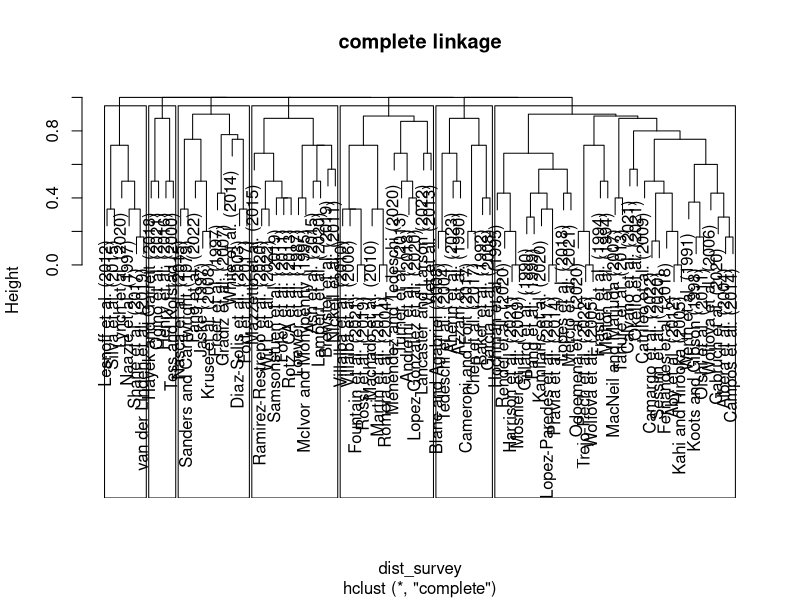

Recreate this plot in R. (Note: this script raises an error after producing the figure.)
library(tidyr)
library(dplyr)
library(graphics)

#Load data and tidy it up
refdata <- read.csv(file = 'Cluster_Analysis.csv')

row.names(refdata) <- refdata[,1]

# removing unwanted columns
refdata2 <- refdata[, -1]

######### cluster analysis of all models #########
##################################################

#Using dist core package calculate distance between rows note this is for binary data
dist_survey <- dist(refdata2, method = 'binary')


#Using hclust core package this clusters rows based on the dissimilarity output
hc_complete <- hclust(dist_survey, method = "complete")


#Provide a plot of the output - there are other plotting options that might be better
plot(hc_complete, main = 'complete linkage')

# adding borders to dendrogram
rect.hclust(hc_complete, k = 7, border = "black")


#Put papers into groups using cutree function based on a cluster height
clust_complete <- cutree(hc_complete, h = 0.95)
segment_complete <- mutate(refdata2, cluster = clust_complete)
count(segment_complete, cluster)

cluster_1 <- subset(segment_complete, clust_complete == 1)
cluster_2 <- subset(segment_complete, clust_complete == 2)
cluster_3 <- subset(segment_complete, clust_complete == 3)
cluster_4 <- subset(segment_complete, clust_complete == 4)
cluster_5 <- subset(segment_complete, clust_complete == 5)
cluster_6 <- subset(segment_complete, clust_complete == 6)
cluster_7 <- subset(segment_complete, clust_complete == 7)


# Further analysis

## ttest_clust1_modeltype <- c(t.test(cluster_1$Biological), t.test(cluster_1$Biophysical))
t.test(cluster_1$Biological, conf.level = 0.95)$p.value
nrow(subset(cluster_1,cluster_1$Biological == 1))
t.test(cluster_1$Biophysical, conf.level = 0.95)$p.value
nrow(subset(cluster_1,cluster_1$Biophysical == 1))
t.test(cluster_1$Bioeconomic, conf.level = 0.95)$p.value
nrow(subset(cluster_1,cluster_1$Bioeconomic == 1))
t.test(cluster_1$Agroecosystem, conf.level = 0.95)$p.value
nrow(subset(cluster_1,cluster_1$Agroecosystem == 1))
t.test(cluster_1$Population, conf.level = 0.95)$p.value
nrow(subset(cluster_1,cluster_1$Population == 1))

t.test(cluster_2$Biological, conf.level = 0.95)$p.value
nrow(subset(cluster_2,cluster_2$Biological == 1))
t.test(cluster_2$Biophysical, conf.level = 0.95)$p.value
nrow(subset(cluster_2,cluster_2$Biophysical == 1))
t.test(cluster_2$Bioeconomic, conf.level = 0.95)$p.value
nrow(subset(cluster_2,cluster_2$Bioeconomic == 1))
t.test(cluster_2$Agroecosystem, conf.level = 0.95)$p.value
nrow(subset(cluster_2,cluster_2$Agroecosystem == 1))
t.test(cluster_2$Population, conf.level = 0.95)$p.value
nrow(subset(cluster_2,cluster_2$Population == 1))


t.test(cluster_3$Biological, conf.level = 0.95)$p.value
nrow(subset(cluster_3,cluster_3$Biological == 1))
t.test(cluster_3$Biophysical, conf.level = 0.95)$p.value
nrow(subset(cluster_3,cluster_3$Biophysical == 1))
t.test(cluster_3$Bioeconomic, conf.level = 0.95)$p.value
nrow(subset(cluster_3,cluster_3$Bioeconomic == 1))
t.test(cluster_3$Agroecosystem, conf.level = 0.95)$p.value
nrow(subset(cluster_3,cluster_3$Agroecosystem == 1))
t.test(cluster_3$Population, conf.level = 0.95)$p.value
nrow(subset(cluster_3,cluster_3$Population == 1))

t.test(cluster_4$Biological, conf.level = 0.95)$p.value
nrow(subset(cluster_4,cluster_4$Biological == 1))
t.test(cluster_4$Biophysical, conf.level = 0.95)$p.value
nrow(subset(cluster_4,cluster_4$Biophysical == 1))
t.test(cluster_4$Bioeconomic, conf.level = 0.95)$p.value
nrow(subset(cluster_4,cluster_4$Bioeconomic == 1))
t.test(cluster_4$Agroecosystem, conf.level = 0.95)$p.value
nrow(subset(cluster_4,cluster_4$Agroecosystem == 1))
t.test(cluster_4$Population, conf.level = 0.95)$p.value
nrow(subset(cluster_4,cluster_4$Population == 1))

t.test(cluster_5$Biological, conf.level = 0.95)$p.value
nrow(subset(cluster_5,cluster_5$Biological == 1))
t.test(cluster_5$Biophysical, conf.level = 0.95)$p.value
nrow(subset(cluster_5,cluster_5$Biophysical == 1))
t.test(cluster_5$Bioeconomic, conf.level = 0.95)$p.value
nrow(subset(cluster_5,cluster_5$Bioeconomic == 1))
t.test(cluster_5$Agroecosystem, conf.level = 0.95)$p.value
nrow(subset(cluster_5,cluster_5$Agroecosystem == 1))
t.test(cluster_5$Population, conf.level = 0.95)$p.value
nrow(subset(cluster_5,cluster_5$Population == 1))

t.test(cluster_6$Biological, conf.level = 0.95)$p.value
nrow(subset(cluster_6,cluster_6$Biological == 1))
t.test(cluster_6$Biophysical, conf.level = 0.95)$p.value
nrow(subset(cluster_6,cluster_6$Biophysical == 1))
t.test(cluster_6$Bioeconomic, conf.level = 0.95)$p.value
nrow(subset(cluster_6,cluster_6$Bioeconomic == 1))
t.test(cluster_6$Agroecosystem, conf.level = 0.95)$p.value
nrow(subset(cluster_6,cluster_6$Agroecosystem == 1))
t.test(cluster_6$Population, conf.level = 0.95)$p.value
nrow(subset(cluster_6,cluster_6$Population == 1))

t.test(cluster_7$Biological, conf.level = 0.95)$p.value
nrow(subset(cluster_7,cluster_7$Biological == 1))
t.test(cluster_7$Biophysical, conf.level = 0.95)$p.value
nrow(subset(cluster_7,cluster_7$Biophysical == 1))
t.test(cluster_7$Bioeconomic, conf.level = 0.95)$p.value
nrow(subset(cluster_7,cluster_7$Bioeconomic == 1))
t.test(cluster_7$Agroecosystem, conf.level = 0.95)$p.value
nrow(subset(cluster_7,cluster_7$Agroecosystem == 1))
t.test(cluster_7$Population, conf.level = 0.95)$p.value
nrow(subset(cluster_7,cluster_7$Population == 1))

# t test modelling approach
t.test(cluster_1$Static, conf.level = 0.95)$p.value
nrow(subset(cluster_1,cluster_1$Static == 1))
t.test(cluster_1$Dynamic, conf.level = 0.95)$p.value
nrow(subset(cluster_1,cluster_1$Dynamic == 1))
t.test(cluster_1$Analytical, conf.level = 0.95)$p.value
nrow(subset(cluster_1,cluster_1$Analytical == 1))
t.test(cluster_1$Deterministic, conf.level = 0.95)$p.value
nrow(subset(cluster_1,cluster_1$Deterministic == 1))
t.test(cluster_1$Stochastic, conf.level = 0.95)$p.value
nrow(subset(cluster_1,cluster_1$Stochastic == 1))
t.test(cluster_1$Theoretical.Conceptual, conf.level = 0.95)$p.value
nrow(subset(cluster_1,cluster_1$Theoretical.Conceptual == 1))
t.test(cluster_1$Empirical, conf.level = 0.95)$p.value
nrow(subset(cluster_1,cluster_1$Empirical == 1))
t.test(cluster_1$Other, conf.level = 0.95)$p.value
nrow(subset(cluster_1,cluster_1$Other == 1))

t.test(cluster_2$Static, conf.level = 0.95)$p.value
nrow(subset(cluster_2,cluster_2$Static == 1))
t.test(cluster_2$Dynamic, conf.level = 0.95)$p.value
nrow(subset(cluster_2,cluster_2$Dynamic == 1))
t.test(cluster_2$Analytical, conf.level = 0.95)$p.value
nrow(subset(cluster_2,cluster_2$Analytical == 1))
t.test(cluster_2$Deterministic, conf.level = 0.95)$p.value
nrow(subset(cluster_2,cluster_2$Deterministic == 1))
t.test(cluster_2$Stochastic, conf.level = 0.95)$p.value
nrow(subset(cluster_2,cluster_2$Stochastic == 1))
t.test(cluster_2$Theoretical.Conceptual, conf.level = 0.95)$p.value
nrow(subset(cluster_2,cluster_2$Theoretical.Conceptual == 1))
t.test(cluster_2$Empirical, conf.level = 0.95)$p.value
nrow(subset(cluster_2,cluster_2$Empirical == 1))
t.test(cluster_2$Other, conf.level = 0.95)$p.value
nrow(subset(cluster_2,cluster_2$Other == 1))

t.test(cluster_3$Static, conf.level = 0.95)$p.value
nrow(subset(cluster_3,cluster_3$Static == 1))
t.test(cluster_3$Dynamic, conf.level = 0.95)$p.value
nrow(subset(cluster_3,cluster_3$Dynamic == 1))
t.test(cluster_3$Analytical, conf.level = 0.95)$p.value
nrow(subset(cluster_3,cluster_3$Analytical == 1))
t.test(cluster_3$Deterministic, conf.level = 0.95)$p.value
nrow(subset(cluster_3,cluster_3$Deterministic == 1))
t.test(cluster_3$Stochastic, conf.level = 0.95)$p.value
nrow(subset(cluster_3,cluster_3$Stochastic == 1))
t.test(cluster_3$Theoretical.Conceptual, conf.level = 0.95)$p.value
nrow(subset(cluster_3,cluster_3$Theoretical.Conceptual == 1))
t.test(cluster_3$Empirical, conf.level = 0.95)$p.value
nrow(subset(cluster_3,cluster_3$Empirical == 1))
t.test(cluster_3$Other, conf.level = 0.95)$p.value
nrow(subset(cluster_3,cluster_3$Other == 1))

t.test(cluster_4$Static, conf.level = 0.95)$p.value
nrow(subset(cluster_4,cluster_4$Static == 1))
t.test(cluster_4$Dynamic, conf.level = 0.95)$p.value
nrow(subset(cluster_4,cluster_4$Dynamic == 1))
t.test(cluster_4$Analytical, conf.level = 0.95)$p.value
nrow(subset(cluster_4,cluster_4$Analytical == 1))
t.test(cluster_4$Deterministic, conf.level = 0.95)$p.value
nrow(subset(cluster_4,cluster_4$Deterministic == 1))
t.test(cluster_4$Stochastic, conf.level = 0.95)$p.value
nrow(subset(cluster_4,cluster_4$Stochastic == 1))
t.test(cluster_4$Theoretical.Conceptual, conf.level = 0.95)$p.value
nrow(subset(cluster_4,cluster_4$Theoretical.Conceptual == 1))
t.test(cluster_4$Empirical, conf.level = 0.95)$p.value
nrow(subset(cluster_4,cluster_4$Empirical == 1))
t.test(cluster_4$Other, conf.level = 0.95)$p.value
nrow(subset(cluster_4,cluster_4$Other == 1))

t.test(cluster_5$Static, conf.level = 0.95)$p.value
nrow(subset(cluster_5,cluster_5$Static == 1))
t.test(cluster_5$Dynamic, conf.level = 0.95)$p.value
nrow(subset(cluster_5,cluster_5$Dynamic == 1))
t.test(cluster_5$Analytical, conf.level = 0.95)$p.value
nrow(subset(cluster_5,cluster_5$Analytical == 1))
t.test(cluster_5$Deterministic, conf.level = 0.95)$p.value
nrow(subset(cluster_5,cluster_5$Deterministic == 1))
t.test(cluster_5$Stochastic, conf.level = 0.95)$p.value
nrow(subset(cluster_5,cluster_5$Stochastic == 1))
t.test(cluster_5$Theoretical.Conceptual, conf.level = 0.95)$p.value
nrow(subset(cluster_5,cluster_5$Theoretical.Conceptual == 1))
t.test(cluster_5$Empirical, conf.level = 0.95)$p.value
nrow(subset(cluster_5,cluster_5$Empirical == 1))
t.test(cluster_5$Other, conf.level = 0.95)$p.value
nrow(subset(cluster_5,cluster_5$Other == 1))

t.test(cluster_6$Static, conf.level = 0.95)$p.value
nrow(subset(cluster_6,cluster_6$Static == 1))
t.test(cluster_6$Dynamic, conf.level = 0.95)$p.value
nrow(subset(cluster_6,cluster_6$Dynamic == 1))
t.test(cluster_6$Analytical, conf.level = 0.95)$p.value
nrow(subset(cluster_6,cluster_6$Analytical == 1))
t.test(cluster_6$Deterministic, conf.level = 0.95)$p.value
nrow(subset(cluster_6,cluster_6$Deterministic == 1))
t.test(cluster_6$Stochastic, conf.level = 0.95)$p.value
nrow(subset(cluster_6,cluster_6$Stochastic == 1))
t.test(cluster_6$Theoretical.Conceptual, conf.level = 0.95)$p.value
nrow(subset(cluster_6,cluster_6$Theoretical.Conceptual == 1))
t.test(cluster_6$Empirical, conf.level = 0.95)$p.value
nrow(subset(cluster_6,cluster_6$Empirical == 1))
t.test(cluster_6$Other, conf.level = 0.95)$p.value
nrow(subset(cluster_6,cluster_6$Other == 1))

t.test(cluster_7$Static, conf.level = 0.95)$p.value
nrow(subset(cluster_7,cluster_7$Static == 1))
t.test(cluster_7$Dynamic, conf.level = 0.95)$p.value
nrow(subset(cluster_7,cluster_7$Dynamic == 1))
t.test(cluster_7$Analytical, conf.level = 0.95)$p.value
nrow(subset(cluster_7,cluster_7$Analytical == 1))
t.test(cluster_7$Deterministic, conf.level = 0.95)$p.value
nrow(subset(cluster_7,cluster_7$Deterministic == 1))
t.test(cluster_7$Stochastic, conf.level = 0.95)$p.value
nrow(subset(cluster_7,cluster_7$Stochastic == 1))
t.test(cluster_7$Theoretical.Conceptual, conf.level = 0.95)$p.value
nrow(subset(cluster_7,cluster_7$Theoretical.Conceptual == 1))
t.test(cluster_7$Empirical, conf.level = 0.95)$p.value
nrow(subset(cluster_7,cluster_7$Empirical == 1))
t.test(cluster_7$Other, conf.level = 0.95)$p.value
nrow(subset(cluster_7,cluster_7$Other == 1))

# t test scope of model
t.test(cluster_1$Individual.animal, conf.level = 0.95)$p.value
nrow(subset(cluster_1,cluster_1$Individual.animal == 1))
t.test(cluster_1$Cow.calf, conf.level = 0.95)$p.value
nrow(subset(cluster_1,cluster_1$Cow.calf == 1))
t.test(cluster_1$Herd.level, conf.level = 0.95)$p.value
nrow(subset(cluster_1,cluster_1$Herd.level == 1))
t.test(cluster_1$Whole.farm, conf.level = 0.95)$p.value
nrow(subset(cluster_1,cluster_1$Whole.farm == 1))
t.test(cluster_1$Enterprise, conf.level = 0.95)$p.value
nrow(subset(cluster_1,cluster_1$Enterprise == 1))

t.test(cluster_2$Individual.animal, conf.level = 0.95)$p.value
nrow(subset(cluster_2,cluster_2$Individual.animal == 1))
t.test(cluster_2$Cow.calf, conf.level = 0.95)$p.value
nrow(subset(cluster_2,cluster_2$Cow.calf == 1))
t.test(cluster_2$Herd.level, conf.level = 0.95)$p.value
nrow(subset(cluster_2,cluster_2$Herd.level == 1))
t.test(cluster_2$Whole.farm, conf.level = 0.95)$p.value
nrow(subset(cluster_2,cluster_2$Whole.farm == 1))
t.test(cluster_2$Enterprise, conf.level = 0.95)$p.value
nrow(subset(cluster_2,cluster_2$Enterprise == 1))

t.test(cluster_3$Individual.animal, conf.level = 0.95)$p.value
nrow(subset(cluster_3,cluster_3$Individual.animal == 1))
t.test(cluster_3$Cow.calf, conf.level = 0.95)$p.value
nrow(subset(cluster_3,cluster_3$Cow.calf == 1))
t.test(cluster_3$Herd.level, conf.level = 0.95)$p.value
nrow(subset(cluster_3,cluster_3$Herd.level == 1))
t.test(cluster_3$Whole.farm, conf.level = 0.95)$p.value
nrow(subset(cluster_3,cluster_3$Whole.farm == 1))
t.test(cluster_3$Enterprise, conf.level = 0.95)$p.value
nrow(subset(cluster_3,cluster_3$Enterprise == 1))

t.test(cluster_4$Individual.animal, conf.level = 0.95)$p.value
nrow(subset(cluster_4,cluster_4$Individual.animal == 1))
t.test(cluster_4$Cow.calf, conf.level = 0.95)$p.value
nrow(subset(cluster_4,cluster_4$Cow.calf == 1))
t.test(cluster_4$Herd.level, conf.level = 0.95)$p.value
nrow(subset(cluster_4,cluster_4$Herd.level == 1))
t.test(cluster_4$Whole.farm, conf.level = 0.95)$p.value
nrow(subset(cluster_4,cluster_4$Whole.farm == 1))
t.test(cluster_4$Enterprise, conf.level = 0.95)$p.value
nrow(subset(cluster_4,cluster_4$Enterprise == 1))

t.test(cluster_5$Individual.animal, conf.level = 0.95)$p.value
nrow(subset(cluster_5,cluster_5$Individual.animal == 1))
t.test(cluster_5$Cow.calf, conf.level = 0.95)$p.value
nrow(subset(cluster_5,cluster_5$Cow.calf == 1))
t.test(cluster_5$Herd.level, conf.level = 0.95)$p.value
nrow(subset(cluster_5,cluster_5$Herd.level == 1))
t.test(cluster_5$Whole.farm, conf.level = 0.95)$p.value
nrow(subset(cluster_5,cluster_5$Whole.farm == 1))
t.test(cluster_5$Enterprise, conf.level = 0.95)$p.value
nrow(subset(cluster_5,cluster_5$Enterprise == 1))

t.test(cluster_6$Individual.animal, conf.level = 0.95)$p.value
nrow(subset(cluster_6,cluster_6$Individual.animal == 1))
t.test(cluster_6$Cow.calf, conf.level = 0.95)$p.value
nrow(subset(cluster_6,cluster_6$Cow.calf == 1))
t.test(cluster_6$Herd.level, conf.level = 0.95)$p.value
nrow(subset(cluster_6,cluster_6$Herd.level == 1))
t.test(cluster_6$Whole.farm, conf.level = 0.95)$p.value
nrow(subset(cluster_6,cluster_6$Whole.farm == 1))
t.test(cluster_6$Enterprise, conf.level = 0.95)$p.value
nrow(subset(cluster_6,cluster_6$Enterprise == 1))

t.test(cluster_7$Individual.animal, conf.level = 0.95)$p.value
nrow(subset(cluster_7,cluster_7$Individual.animal == 1))
t.test(cluster_7$Cow.calf, conf.level = 0.95)$p.value
nrow(subset(cluster_7,cluster_7$Cow.calf == 1))
t.test(cluster_7$Herd.level, conf.level = 0.95)$p.value
nrow(subset(cluster_7,cluster_7$Herd.level == 1))
t.test(cluster_7$Whole.farm, conf.level = 0.95)$p.value
nrow(subset(cluster_7,cluster_7$Whole.farm == 1))
t.test(cluster_7$Enterprise, conf.level = 0.95)$p.value
nrow(subset(cluster_7,cluster_7$Enterprise == 1))

# ttest focus area
t.test(cluster_1$Productivity, conf.level = 0.95)$p.value
nrow(subset(cluster_1,cluster_1$Productivity == 1))
t.test(cluster_1$Economy, conf.level = 0.95)$p.value
nrow(subset(cluster_1,cluster_1$Economy == 1))
t.test(cluster_1$Farm.management, conf.level = 0.95)$p.value
nrow(subset(cluster_1,cluster_1$Farm.management == 1))
t.test(cluster_1$Animal.health, conf.level = 0.95)$p.value
nrow(subset(cluster_1,cluster_1$Animal.health == 1))
t.test(cluster_1$Environmnet, conf.level = 0.95)$p.value
nrow(subset(cluster_1,cluster_1$Environmnet == 1))
t.test(cluster_1$pasture.forage, conf.level = 0.95)$p.value
nrow(subset(cluster_1,cluster_1$pasture.forage == 1))
t.test(cluster_1$Resource.use, conf.level = 0.95)$p.value
nrow(subset(cluster_1,cluster_1$Resource.use == 1))

t.test(cluster_2$Productivity, conf.level = 0.95)$p.value
nrow(subset(cluster_2,cluster_2$Productivity == 1))
t.test(cluster_2$Economy, conf.level = 0.95)$p.value
nrow(subset(cluster_2,cluster_2$Economy == 1))
t.test(cluster_2$Farm.management, conf.level = 0.95)$p.value
nrow(subset(cluster_2,cluster_2$Farm.management == 1))
t.test(cluster_2$Animal.health, conf.level = 0.95)$p.value
nrow(subset(cluster_2,cluster_2$Animal.health == 1))
t.test(cluster_2$Environmnet, conf.level = 0.95)$p.value
nrow(subset(cluster_2,cluster_2$Environmnet == 1))
t.test(cluster_2$pasture.forage, conf.level = 0.95)$p.value
nrow(subset(cluster_2,cluster_2$pasture.forage == 1))
t.test(cluster_2$Resource.use, conf.level = 0.95)$p.value
nrow(subset(cluster_2,cluster_2$Resource.use == 1))

t.test(cluster_3$Productivity, conf.level = 0.95)$p.value
nrow(subset(cluster_3,cluster_3$Productivity == 1))
t.test(cluster_3$Economy, conf.level = 0.95)$p.value
nrow(subset(cluster_3,cluster_3$Economy == 1))
t.test(cluster_3$Farm.management, conf.level = 0.95)$p.value
nrow(subset(cluster_3,cluster_3$Farm.management == 1))
t.test(cluster_3$Animal.health, conf.level = 0.95)$p.value
nrow(subset(cluster_3,cluster_3$Animal.health == 1))
t.test(cluster_3$Environmnet, conf.level = 0.95)$p.value
nrow(subset(cluster_3,cluster_3$Environmnet == 1))
t.test(cluster_3$pasture.forage, conf.level = 0.95)$p.value
nrow(subset(cluster_3,cluster_3$pasture.forage == 1))
t.test(cluster_3$Resource.use, conf.level = 0.95)$p.value
nrow(subset(cluster_3,cluster_3$Resource.use == 1))

t.test(cluster_4$Productivity, conf.level = 0.95)$p.value
nrow(subset(cluster_4,cluster_4$Productivity == 1))
t.test(cluster_4$Economy, conf.level = 0.95)$p.value
nrow(subset(cluster_4,cluster_4$Economy == 1))
t.test(cluster_4$Farm.management, conf.level = 0.95)$p.value
nrow(subset(cluster_4,cluster_4$Farm.management == 1))
t.test(cluster_4$Animal.health, conf.level = 0.95)$p.value
nrow(subset(cluster_4,cluster_4$Animal.health == 1))
t.test(cluster_4$Environmnet, conf.level = 0.95)$p.value
nrow(subset(cluster_4,cluster_4$Environmnet == 1))
t.test(cluster_4$pasture.forage, conf.level = 0.95)$p.value
nrow(subset(cluster_4,cluster_4$pasture.forage == 1))
t.test(cluster_4$Resource.use, conf.level = 0.95)$p.value
nrow(subset(cluster_4,cluster_4$Resource.use == 1))

t.test(cluster_5$Productivity, conf.level = 0.95)$p.value
nrow(subset(cluster_5,cluster_5$Productivity == 1))
t.test(cluster_5$Economy, conf.level = 0.95)$p.value
nrow(subset(cluster_5,cluster_5$Economy == 1))
t.test(cluster_5$Farm.management, conf.level = 0.95)$p.value
nrow(subset(cluster_5,cluster_5$Farm.management == 1))
t.test(cluster_5$Animal.health, conf.level = 0.95)$p.value
nrow(subset(cluster_5,cluster_5$Animal.health == 1))
t.test(cluster_5$Environmnet, conf.level = 0.95)$p.value
nrow(subset(cluster_5,cluster_5$Environmnet == 1))
t.test(cluster_5$pasture.forage, conf.level = 0.95)$p.value
nrow(subset(cluster_5,cluster_5$pasture.forage == 1))
t.test(cluster_5$Resource.use, conf.level = 0.95)$p.value
nrow(subset(cluster_5,cluster_5$Resource.use == 1))

t.test(cluster_6$Productivity, conf.level = 0.95)$p.value
nrow(subset(cluster_6,cluster_6$Productivity == 1))
t.test(cluster_6$Economy, conf.level = 0.95)$p.value
nrow(subset(cluster_6,cluster_6$Economy == 1))
t.test(cluster_6$Farm.management, conf.level = 0.95)$p.value
nrow(subset(cluster_6,cluster_6$Farm.management == 1))
t.test(cluster_6$Animal.health, conf.level = 0.95)$p.value
nrow(subset(cluster_6,cluster_6$Animal.health == 1))
t.test(cluster_6$Environmnet, conf.level = 0.95)$p.value
nrow(subset(cluster_6,cluster_6$Environmnet == 1))
t.test(cluster_6$pasture.forage, conf.level = 0.95)$p.value
nrow(subset(cluster_6,cluster_6$pasture.forage == 1))
t.test(cluster_6$Resource.use, conf.level = 0.95)$p.value
nrow(subset(cluster_6,cluster_6$Resource.use == 1))

t.test(cluster_7$Productivity, conf.level = 0.95)$p.value
nrow(subset(cluster_7,cluster_7$Productivity == 1))
t.test(cluster_7$Economy, conf.level = 0.95)$p.value
nrow(subset(cluster_7,cluster_7$Economy == 1))
t.test(cluster_7$Farm.management, conf.level = 0.95)$p.value
nrow(subset(cluster_7,cluster_7$Farm.management == 1))
t.test(cluster_7$Animal.health, conf.level = 0.95)$p.value
nrow(subset(cluster_7,cluster_7$Animal.health == 1))
t.test(cluster_7$Environmnet, conf.level = 0.95)$p.value
nrow(subset(cluster_7,cluster_7$Environmnet == 1))
t.test(cluster_7$pasture.forage, conf.level = 0.95)$p.value
nrow(subset(cluster_7,cluster_7$pasture.forage == 1))
t.test(cluster_7$Resource.use, conf.level = 0.95)$p.value
nrow(subset(cluster_7,cluster_7$Resource.use == 1))

# #t test for model parameters
# t.test(cluster_1$Age, conf.level = 0.95)
# nrow(subset(cluster_1, cluster_1$Age == 1))
# t.test(cluster_1$Growth.weights, conf.level = 0.95)
# nrow(subset(cluster_1, cluster_1$Growth.weights == 1))
# t.test(cluster_1$reproductive, conf.level = 0.95)
# nrow(subset(cluster_1, cluster_1$reproductive == 1))
# t.test(cluster_1$mortality, conf.level = 0.95)
# nrow(subset(cluster_1, cluster_1$mortality == 1))
# t.test(cluster_1$genetic, conf.level = 0.95)
# nrow(subset(cluster_1, cluster_1$genetic == 1))
# t.test(cluster_1$carcass, conf.level = 0.95)
# nrow(subset(cluster_1, cluster_1$carcass == 1))
# t.test(cluster_1$metabolic, conf.level = 0.95)
# nrow(subset(cluster_1, cluster_1$metabolic == 1))
# t.test(cluster_1$behaviour, conf.level = 0.95)
# nrow(subset(cluster_1, cluster_1$behaviour == 1))
# t.test(cluster_1$body.measurements, conf.level = 0.95)
# nrow(subset(cluster_1, cluster_1$body.measurements == 1))
# t.test(cluster_1$herd, conf.level = 0.95)
# nrow(subset(cluster_1, cluster_1$herd == 1))
# t.test(cluster_1$farm, conf.level = 0.95)
# nrow(subset(cluster_1, cluster_1$farm == 1))
# t.test(cluster_1$management, conf.level = 0.95)
# nrow(subset(cluster_1, cluster_1$management == 1))
# t.test(cluster_1$economic, conf.level = 0.95)
# nrow(subset(cluster_1, cluster_1$economic == 1))
# t.test(cluster_1$environment, conf.level = 0.95)
# nrow(subset(cluster_1, cluster_1$environment == 1))
# t.test(cluster_1$pasture.forage.1, conf.level = 0.95)
# nrow(subset(cluster_1, cluster_1$pasture.forage.1 == 1))
# t.test(cluster_1$feed.supplement, conf.level = 0.95)
# nrow(subset(cluster_1, cluster_1$feed.supplement == 1))
# 
# t.test(cluster_2$Age, conf.level = 0.95)
# nrow(subset(cluster_2, cluster_2$Age == 1))
# t.test(cluster_2$Growth.weights, conf.level = 0.95)
# nrow(subset(cluster_2, cluster_2$Growth.weights == 1))
# t.test(cluster_2$reproductive, conf.level = 0.95)
# nrow(subset(cluster_2, cluster_2$reproductive == 1))
# t.test(cluster_2$mortality, conf.level = 0.95)
# nrow(subset(cluster_2, cluster_2$mortality == 1))
# t.test(cluster_2$genetic, conf.level = 0.95)
# nrow(subset(cluster_2, cluster_2$genetic == 1))
# t.test(cluster_2$carcass, conf.level = 0.95)
# nrow(subset(cluster_2, cluster_2$carcass == 1))
# t.test(cluster_2$metabolic, conf.level = 0.95)
# nrow(subset(cluster_2, cluster_2$metabolic == 1))
# t.test(cluster_2$behaviour, conf.level = 0.95)
# nrow(subset(cluster_2, cluster_2$behaviour == 1))
# t.test(cluster_2$body.measurements, conf.level = 0.95)
# nrow(subset(cluster_2, cluster_2$body.measurements == 1))
# t.test(cluster_2$herd, conf.level = 0.95)
# nrow(subset(cluster_2, cluster_2$herd == 1))
# t.test(cluster_2$farm, conf.level = 0.95)
# nrow(subset(cluster_2, cluster_2$farm == 1))
# t.test(cluster_2$management)
# nrow(subset(cluster_2, cluster_2$management == 1))
# t.test(cluster_2$economic, conf.level = 0.95)
# nrow(subset(cluster_2, cluster_2$economic == 1))
# t.test(cluster_2$environment, conf.level = 0.95)
# nrow(subset(cluster_2, cluster_2$environment == 1))
# t.test(cluster_2$pasture.forage.1, conf.level = 0.95)
# nrow(subset(cluster_2, cluster_2$pasture.forage.1 == 1))
# t.test(cluster_2$feed.supplement, conf.level = 0.95)
# nrow(subset(cluster_2, cluster_2$feed.supplement == 1))
# 
# t.test(cluster_3$Age, conf.level = 0.95)
# nrow(subset(cluster_3, cluster_3$Age == 1))
# t.test(cluster_3$Growth.weights, conf.level = 0.95)
# nrow(subset(cluster_3, cluster_3$Growth.weights == 1))
# t.test(cluster_3$reproductive, conf.level = 0.95)
# nrow(subset(cluster_3, cluster_3$reproductive == 1))
# t.test(cluster_3$mortality, conf.level = 0.95)
# nrow(subset(cluster_3, cluster_3$mortality == 1))
# t.test(cluster_3$genetic, conf.level = 0.95)
# nrow(subset(cluster_3, cluster_3$genetic == 1))
# t.test(cluster_3$carcass, conf.level = 0.95)
# nrow(subset(cluster_3, cluster_3$carcass == 1))
# t.test(cluster_3$metabolic, conf.level = 0.95)
# nrow(subset(cluster_3, cluster_3$metabolic == 1))
# t.test(cluster_3$behaviour, conf.level = 0.95)
# nrow(subset(cluster_3, cluster_3$behaviour == 1))
# t.test(cluster_3$body.measurements, conf.level = 0.95)
# nrow(subset(cluster_3, cluster_3$body.measurements == 1))
# t.test(cluster_3$herd, conf.level = 0.95)
# nrow(subset(cluster_3, cluster_3$herd == 1))
# t.test(cluster_3$farm, conf.level = 0.95)
# nrow(subset(cluster_3, cluster_3$farm == 1))
# t.test(cluster_3$management, conf.level = 0.95)
# nrow(subset(cluster_3, cluster_3$management == 1))
# t.test(cluster_3$economic, conf.level = 0.95)
# nrow(subset(cluster_3, cluster_3$economic == 1))
# t.test(cluster_3$environment, conf.level = 0.95)
# nrow(subset(cluster_3, cluster_3$environment == 1))
# t.test(cluster_3$pasture.forage.1, conf.level = 0.95)
# nrow(subset(cluster_3, cluster_3$pasture.forage.1 == 1))
# t.test(cluster_3$feed.supplement, conf.level = 0.95)
# nrow(subset(cluster_3, cluster_3$feed.supplement == 1))
# 
# t.test(cluster_4$Age, conf.level = 0.95)
# nrow(subset(cluster_4, cluster_4$Age == 1))
# t.test(cluster_4$Growth.weights, conf.level = 0.95)
# nrow(subset(cluster_4, cluster_4$Growth.weights == 1))
# t.test(cluster_4$reproductive, conf.level = 0.95)
# nrow(subset(cluster_4, cluster_4$reproductive == 1))
# t.test(cluster_4$mortality, conf.level = 0.95)
# nrow(subset(cluster_4, cluster_4$mortality == 1))
# t.test(cluster_4$genetic, conf.level = 0.95)
# nrow(subset(cluster_4, cluster_4$genetic == 1))
# t.test(cluster_4$carcass, conf.level = 0.95)
# nrow(subset(cluster_4, cluster_4$carcass == 1))
# t.test(cluster_4$metabolic, conf.level = 0.95)
# nrow(subset(cluster_4, cluster_4$metabolic == 1))
# t.test(cluster_4$behaviour, conf.level = 0.95)
# nrow(subset(cluster_4, cluster_4$behaviour == 1))
# t.test(cluster_4$body.measurements, conf.level = 0.95)
# nrow(subset(cluster_4, cluster_4$body.measurements == 1))
# t.test(cluster_4$herd, conf.level = 0.95)
# nrow(subset(cluster_4, cluster_4$herd == 1))
# t.test(cluster_4$farm, conf.level = 0.95)
# nrow(subset(cluster_4, cluster_4$farm == 1))
# t.test(cluster_4$management, conf.level = 0.95)
# nrow(subset(cluster_4, cluster_4$management == 1))
# t.test(cluster_4$economic, conf.level = 0.95)
# nrow(subset(cluster_4, cluster_4$economic == 1))
# t.test(cluster_4$environment, conf.level = 0.95)
# nrow(subset(cluster_4, cluster_4$environment == 1))
# t.test(cluster_4$pasture.forage.1, conf.level = 0.95)
# nrow(subset(cluster_4, cluster_4$pasture.forage.1 == 1))
# t.test(cluster_4$feed.supplement, conf.level = 0.95)
# nrow(subset(cluster_4, cluster_4$feed.supplement == 1))
# 
# t.test(cluster_5$Age, conf.level = 0.95)
# nrow(subset(cluster_5, cluster_5$Age == 1))
# t.test(cluster_5$Growth.weights, conf.level = 0.95)
# nrow(subset(cluster_5, cluster_5$Growth.weights == 1))
# t.test(cluster_5$reproductive, conf.level = 0.95)
# nrow(subset(cluster_5, cluster_5$reproductive == 1))
# t.test(cluster_5$mortality, conf.level = 0.95)
# nrow(subset(cluster_5, cluster_5$mortality == 1))
# t.test(cluster_5$genetic, conf.level = 0.95)
# nrow(subset(cluster_5, cluster_5$genetic == 1))
# t.test(cluster_5$carcass, conf.level = 0.95)
# nrow(subset(cluster_5, cluster_5$carcass == 1))
# t.test(cluster_5$metabolic, conf.level = 0.95)
# nrow(subset(cluster_5, cluster_5$metabolic == 1))
# t.test(cluster_5$behaviour, conf.level = 0.95)
# nrow(subset(cluster_5, cluster_5$behaviour == 1))
# t.test(cluster_5$body.measurements, conf.level = 0.95)
# nrow(subset(cluster_5, cluster_5$body.measurements == 1))
# t.test(cluster_5$herd, conf.level = 0.95)
# nrow(subset(cluster_5, cluster_5$herd == 1))
# t.test(cluster_5$farm, conf.level = 0.95)
# nrow(subset(cluster_5, cluster_5$farm == 1))
# t.test(cluster_5$management, conf.level = 0.95)
# nrow(subset(cluster_5, cluster_5$management == 1))
# t.test(cluster_5$economic, conf.level = 0.95)
# nrow(subset(cluster_5, cluster_5$economic == 1))
# t.test(cluster_5$environment, conf.level = 0.95)
# nrow(subset(cluster_5, cluster_5$environment == 1))
# t.test(cluster_5$pasture.forage.1, conf.level = 0.95)
# nrow(subset(cluster_5, cluster_5$pasture.forage.1 == 1))
# t.test(cluster_5$feed.supplement, conf.level = 0.95)
# nrow(subset(cluster_5, cluster_5$feed.supplement == 1))


